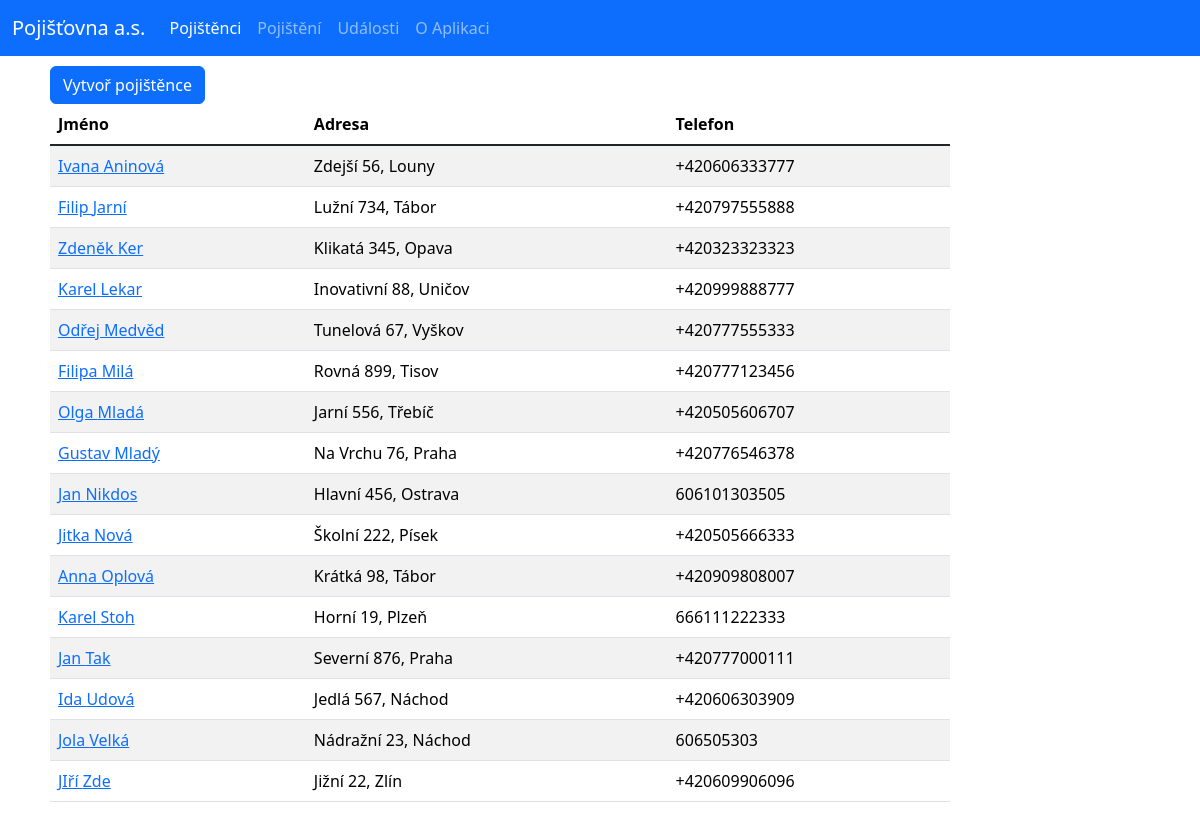
The app's page /, older data.
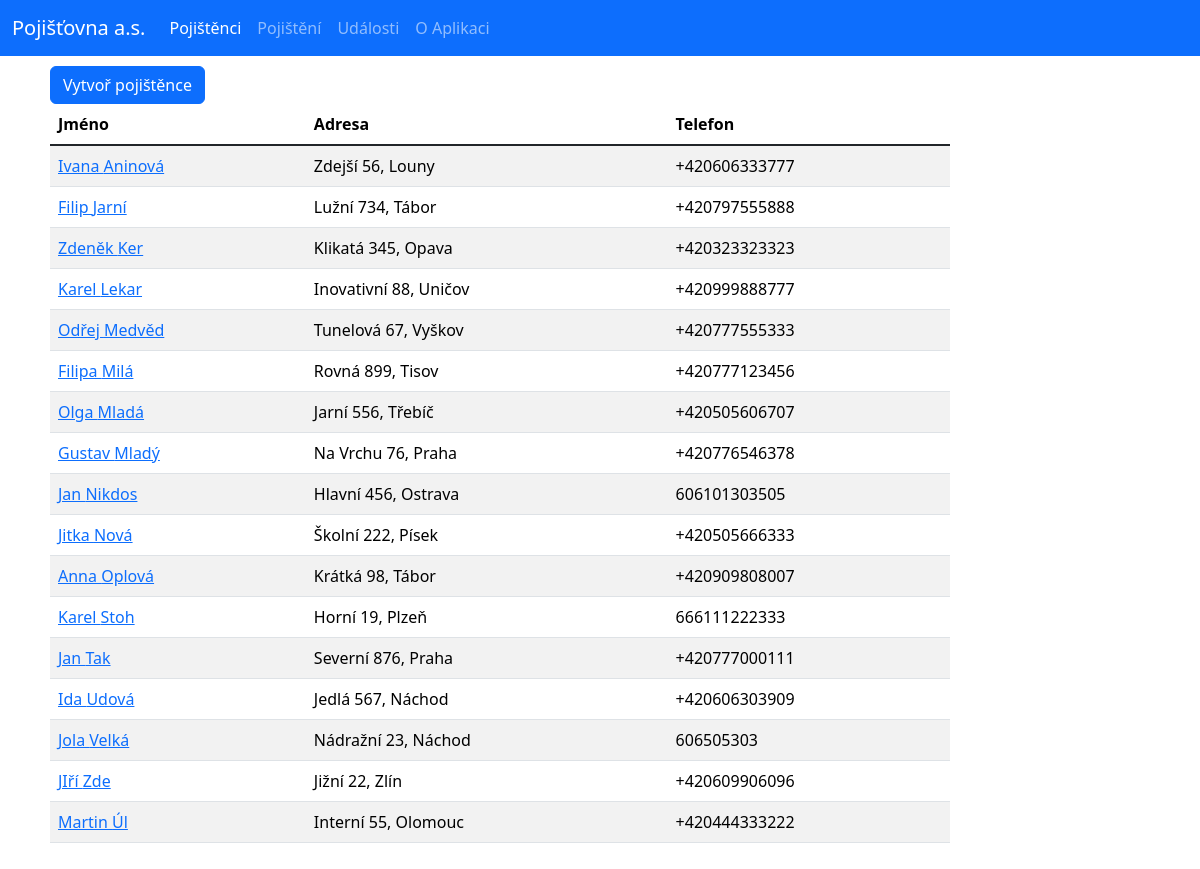
The same page, newer data.
### base/models.py (models this page shows, shortened)
class Policyholder(models.Model):
    first_name = models.CharField("Jméno", max_length=50)
    last_name = models.CharField("Příjmení", max_length=50)
    email = models.EmailField()
    phone = models.CharField("Telefon", max_length=20)
    address = models.CharField("Adresa", max_length=100)
    city = models.CharField("Město", max_length=100)
    zip_code = models.CharField("PSČ", max_length=20)
    class Meta:
        ordering = ['last_name', 'first_name']

### base/views.py (the view)
# urls.py: path('', views.home, name="home"),
def home(request):
    policyholders = Policyholder.objects.all()
    context = {'policyholders': policyholders}
    return render(request, 'base/home.html', context)

### base/templates/base/home.html
{% extends 'main.html' %}
{% block content %}
<main class="content">
    <a href="{% url 'create-policyholder' %}" class="btn btn-primary">Vytvoř pojištěnce</a>
    <div class="table-responsive">
        <table class="table table-responsive-md table-striped table-hover">
            <thead>
                <tr>
                    <th scope="col">Jméno</th>
                    <th scope="col">Adresa</th>
                    <th scope="col">Telefon</th>
                </tr>
            </thead>
            <tbody class="table-group-divider">
                {% for policyholder in policyholders %}
                <tr>
                    <td><a href="{% url 'policyholder-detail' policyholder.id %}">{{policyholder.first_name}} {{policyholder.last_name}}</a></td>
                    <td>{{policyholder.address}}, {{policyholder.city}}</td>
                    <td>{{policyholder.phone}}</td>
                </tr>
                {% endfor %}
            </tbody>
        </table>
    </div>
</main>
{% endblock %}

Row changes from the older to the newer data that the page shows:
added Policyholder: first_name "Martin", last_name "Úl", address "Interní 55", city "Olomouc", phone "+420444333222"
